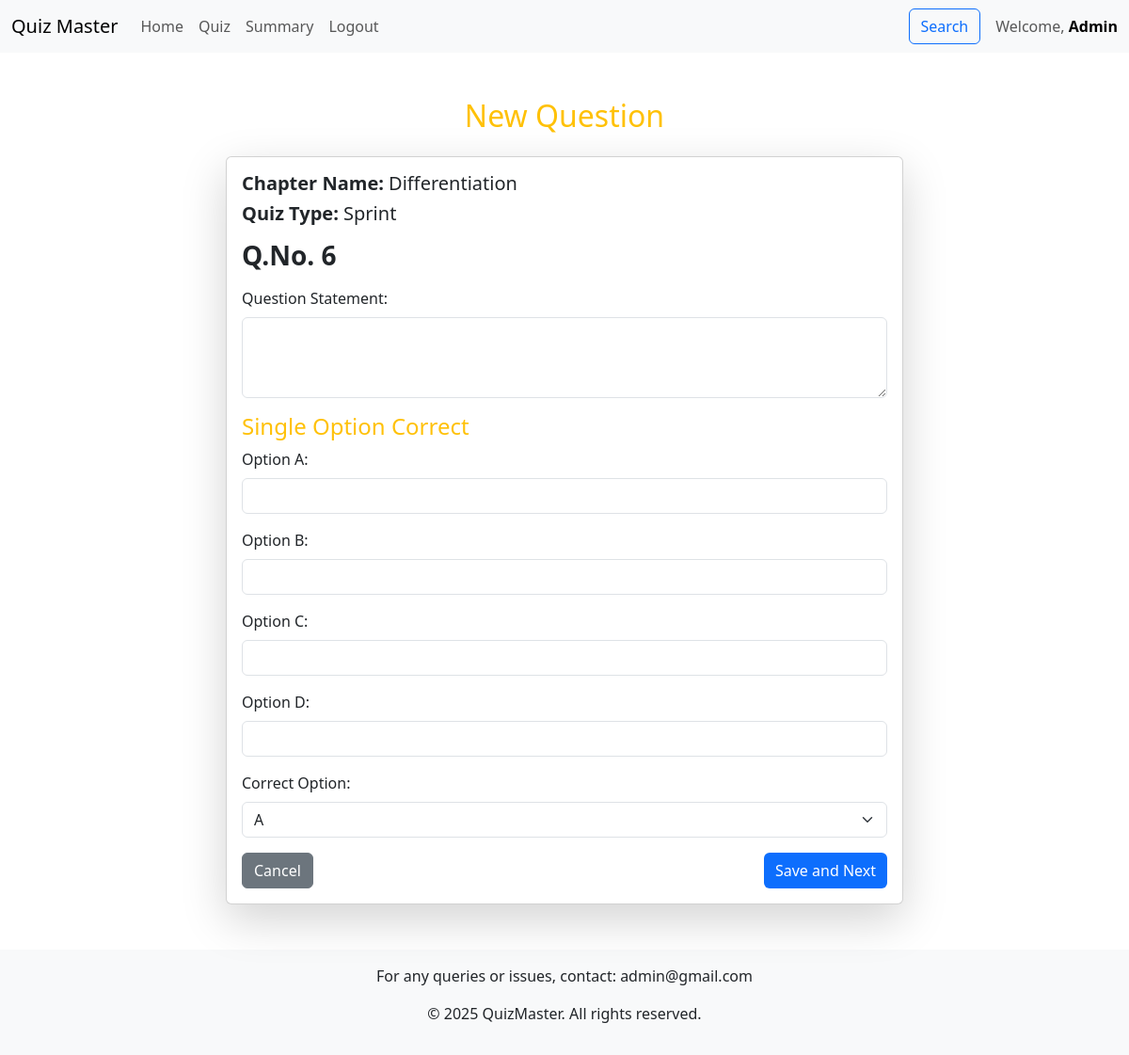
/dashboard/quiz_management/add_question/1 (signed in), run on the app's committed database.
### models.py (models this page shows, shortened)
class User(db.Model):
    id = db.Column(db.Integer, primary_key=True)
    username = db.Column(db.String(120), unique=True, nullable=False)
    password_hash = db.Column(db.String(120), nullable=False)
    full_name = db.Column(db.String(100))
    qualification = db.Column(db.String(100))
    dob = db.Column(db.Date)
    role = db.Column(db.Enum("user", "admin", name="user_roles"), default="user",)
    created_at = db.Column(db.DateTime, default=datetime.now(timezone.utc))
    scores = db.relationship('Score', backref='user', lazy=True, cascade="all, delete-orphan")

class Chapter(db.Model):
    id = db.Column(db.Integer, primary_key=True)
    subject_id = db.Column(db.Integer, db.ForeignKey('subject.id'), nullable=False)
    name = db.Column(db.String(100), nullable=False)
    description = db.Column(db.String(255))
    quizzes = db.relationship('Quiz', backref='chapter', lazy=True, cascade="all, delete-orphan")

class Quiz(db.Model):
    id = db.Column(db.Integer, primary_key=True)
    type=db.Column(db.String(50))
    chapter_id = db.Column(db.Integer, db.ForeignKey('chapter.id'), nullable=False)
    date_of_quiz = db.Column(db.DateTime, nullable=False, default=datetime.utcnow)
    time_duration = db.Column(db.Integer)  # format: HH:MM
    remarks = db.Column(db.String(255))
    questions = db.relationship('Question', backref='quiz', lazy=True, cascade="all, delete-orphan")
    scores = db.relationship('Score', backref='quiz', lazy=True, cascade="all, delete-orphan")

### controllers/controllers_admin.py (the view)
@app.route("/dashboard/quiz_management/add_question/<int:quiz_id>", methods=["GET","POST"])
@auth_required
@auth_required_admin
def add_question(quiz_id):
    if request.method == 'POST':
        statement = request.form.get('question_statement')
        option1 = request.form.get('option1')
        option2 = request.form.get('option2')
        option3 = request.form.get('option3')
        option4 = request.form.get('option4')
        correct_option = request.form.get('correct_option')
        if not all([statement, option1, option2, option3, option4, correct_option]):
            flash('All fields are required!', 'danger')
            return redirect(url_for('add_question', quiz_id=quiz_id))
        new_question = Question(
            quiz_id=quiz_id,
            question_statement=statement,
            option1=option1,
            option2=option2,
            option3=option3,
            option4=option4,
            correct_option=correct_option
        )
        db.session.add(new_question)
        db.session.commit()
        flash('Question added successfully!', 'success')
        return redirect(url_for('add_question', quiz_id=quiz_id),code=303)
    else:
        user = User.query.get(session["user_id"])
        quiz=Quiz.query.filter_by(id=quiz_id).first()
        question_count = Question.query.filter_by(quiz_id=quiz_id).count()
        return render_template("add_question.html",user=user,quiz=quiz,count=question_count+1)

### controllers/controllers_admin.py (called while the page is built)
def auth_required(func):
    @wraps(func)
    def inner(*args, **kwargs):
        if "user_id" in session:
            return func(*args, **kwargs)
        else:
            flash("Please login to continue")
            return redirect(url_for("index"))
    return inner

def auth_required_admin(func):
    @wraps(func)
    def inner(*args, **kwargs):
        user=User.query.get(session["user_id"])
        if user.role=="admin":
            return func(*args, **kwargs)
        else:
            flash("Unauthorised")
            return redirect(url_for("dashboard"))
    return inner

### templates/add_question.html (shortened to what this page needs)
{% extends "base.html" %}
{% block content %}
<div class="container flex-grow-1 d-flex flex-column mt-5">
    <div class="row justify-content-center">
        <div class="col-md-8">
            <h2 class="text-center text-warning mb-4">New Question</h2>
            <div class="card shadow-lg">
                <div class="card-body">
                    <form action="/dashboard/quiz_management/add_question/{{quiz.id}}" method="POST">
                        <div class="mb-3">
                            <h5><strong>Chapter Name:</strong> {{ quiz.chapter.name }}</h5>
                            <h5><strong>Quiz Type:</strong> {{ quiz.type }}</h5>
                            <h3 class="mt-3"><strong>Q.No. {{ count }}</strong></h3>
                        </div>
                        <div class="mb-3">
                            <label for="question_statement" class="form-label">Question Statement:</label>
                            <textarea id="question_statement" name="question_statement" rows="3" class="form-control" required></textarea>
                        </div>
                        <h4 class="text-primary">Single Option Correct</h4>
                        <div class="mb-3">
                            <label for="option1" class="form-label">Option A:</label>
                            <input type="text" id="option1" name="option1" class="form-control" required>
                        </div>
                        <div class="mb-3">
                            <label for="option2" class="form-label">Option B:</label>
                            <input type="text" id="option2" name="option2" class="form-control" required>
                        </div>
                        <div class="mb-3">
                            <label for="option3" class="form-label">Option C:</label>
                            <input type="text" id="option3" name="option3" class="form-control" required>
                        </div>
                        <div class="mb-3">
                            <label for="option4" class="form-label">Option D:</label>
                            <input type="text" id="option4" name="option4" class="form-control" required>
                        </div>
                        <div class="mb-3">
                            <label for="correct_option" class="form-label">Correct Option:</label>
                            <select id="correct_option" name="correct_option" class="form-select" required>
                                <option value="1">A</option>
                            </select>
                        </div>
                        <div class="d-flex justify-content-between">
                            <a href="{{ url_for('quiz_management') }}" class="btn btn-secondary">Cancel</a>
                            <button type="submit" class="btn btn-primary">Save and Next</button>
                        </div>
                    </form>
                </div>
            </div>
        </div>
    </div>
</div>
{% endblock %}

### templates/navbar.html (shortened to what this page needs)
<nav class="navbar navbar-expand-lg navbar-light bg-light">
    <div class="container-fluid">
        <a class="navbar-brand" href="/">Quiz Master</a>
        <div class="collapse navbar-collapse" id="navbarNav">
            <ul class="navbar-nav me-auto">
                {% if 'user_id' in session %}
                <li class="nav-item">
                    <a class="nav-link" href="/dashboard">Home</a>
                </li>
                {% if user.role=="user" %}
                <li class="nav-item">
                    <a class="nav-link" href="/dashboard/scores/{{user.id}}">Scores</a>
                </li>
                {% else %}
                <li class="nav-item">
                    <a class="nav-link" href="/dashboard/quiz_management">Quiz</a>
                </li>
                {% endif %}
                <li class="nav-item">
                    <a class="nav-link" href="/summary">Summary</a>
                </li>
                <li class="nav-item">
                    <a class="nav-link" href="/logout">Logout</a>
                </li>
                {% endif %}
            </ul>
            {% if 'user_id' in session %}
            <div class="d-flex align-items-center">
                <a class="nav-link me-3" href="/search">
                    <button class="btn btn-outline-primary">Search</button>
                </a>
                <span class="navbar-text">
                    Welcome, <a class="fw-bold text-decoration-none" href="/profile">{{ user.role | capitalize }}</a>
                </span>
            </div>
            {% endif %}
        </div>
    </div>
</nav>

### static/styles/styles.css (style rules this page uses)
.card { transition: transform 0.2s ease; }
.btn-primary { border: none; transition: all 0.3s ease; }
.text-primary { color: #FFC107 !important; }

### data on the page
User: role "Admin"
Chapter: chapter.name "Differentiation"
Quiz: type "Sprint"

### other printed values
{{ count }} "6"
